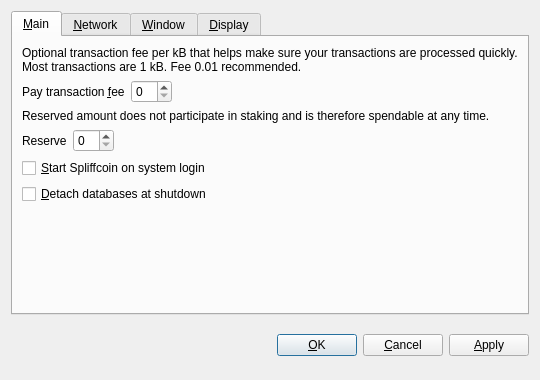
<?xml version="1.0" encoding="UTF-8"?>
<ui version="4.0">
 <class>OptionsDialog</class>
 <widget class="QDialog" name="OptionsDialog">
  <property name="geometry">
   <rect>
    <x>0</x>
    <y>0</y>
    <width>540</width>
    <height>380</height>
   </rect>
  </property>
  <property name="windowTitle">
   <string>Options</string>
  </property>
  <property name="modal">
   <bool>true</bool>
  </property>
  <layout class="QVBoxLayout" name="verticalLayout">
   <item>
    <widget class="QTabWidget" name="tabWidget">
     <property name="tabPosition">
      <enum>QTabWidget::North</enum>
     </property>
     <property name="currentIndex">
      <number>0</number>
     </property>
     <widget class="QWidget" name="tabMain">
      <attribute name="title">
       <string>&amp;Main</string>
      </attribute>
      <layout class="QVBoxLayout" name="verticalLayout_Main">
       <item>
        <widget class="QLabel" name="transactionFeeInfoLabel">
         <property name="text">
          <string>Optional transaction fee per kB that helps make sure your transactions are processed quickly. Most transactions are 1 kB. Fee 0.01 recommended.</string>
         </property>
         <property name="textFormat">
          <enum>Qt::PlainText</enum>
         </property>
         <property name="wordWrap">
          <bool>true</bool>
         </property>
        </widget>
       </item>
       <item>
        <layout class="QHBoxLayout" name="horizontalLayoutFee">
         <item>
          <widget class="QLabel" name="transactionFeeLabel">
           <property name="text">
            <string>Pay transaction &amp;fee</string>
           </property>
           <property name="textFormat">
            <enum>Qt::PlainText</enum>
           </property>
           <property name="buddy">
            <cstring>transactionFee</cstring>
           </property>
          </widget>
         </item>
         <item>
          <widget class="BitcoinAmountField" name="transactionFee"/>
         </item>
         <item>
          <spacer name="horizontalSpacerFee">
           <property name="orientation">
            <enum>Qt::Horizontal</enum>
           </property>
           <property name="sizeHint" stdset="0">
            <size>
             <width>40</width>
             <height>20</height>
            </size>
           </property>
          </spacer>
         </item>
        </layout>
       </item>
       <item>
        <widget class="QLabel" name="reserveBalanceInfoLabel">
         <property name="text">
          <string>Reserved amount does not participate in staking and is therefore spendable at any time.</string>
         </property>
         <property name="textFormat">
          <enum>Qt::PlainText</enum>
         </property>
         <property name="wordWrap">
          <bool>true</bool>
         </property>
        </widget>
       </item>
       <item>
        <layout class="QHBoxLayout" name="horizontalLayoutReserveBalance">
         <item>
          <widget class="QLabel" name="reserveBalanceLabel">
           <property name="text">
            <string>Reserve</string>
           </property>
           <property name="textFormat">
            <enum>Qt::PlainText</enum>
           </property>
           <property name="buddy">
            <cstring>reserveBalance</cstring>
           </property>
          </widget>
         </item>
         <item>
          <widget class="BitcoinAmountField" name="reserveBalance"/>
         </item>
         <item>
          <spacer name="horizontalSpacerReserveBalance">
           <property name="orientation">
            <enum>Qt::Horizontal</enum>
           </property>
           <property name="sizeHint" stdset="0">
            <size>
             <width>40</width>
             <height>20</height>
            </size>
           </property>
          </spacer>
         </item>
        </layout>
       </item>
       <item>
        <widget class="QCheckBox" name="bitcoinAtStartup">
         <property name="toolTip">
          <string>Automatically start Spliffcoin after logging in to the system.</string>
         </property>
         <property name="text">
          <string>&amp;Start Spliffcoin on system login</string>
         </property>
        </widget>
       </item>
       <item>
        <widget class="QCheckBox" name="detachDatabases">
         <property name="toolTip">
          <string>Detach block and address databases at shutdown. This means they can be moved to another data directory, but it slows down shutdown. The wallet is always detached.</string>
         </property>
         <property name="text">
          <string>&amp;Detach databases at shutdown</string>
         </property>
        </widget>
       </item>
       <item>
        <spacer name="verticalSpacer_Main">
         <property name="orientation">
          <enum>Qt::Vertical</enum>
         </property>
         <property name="sizeHint" stdset="0">
          <size>
           <width>20</width>
           <height>40</height>
          </size>
         </property>
        </spacer>
       </item>
      </layout>
     </widget>
     <widget class="QWidget" name="tabNetwork">
      <attribute name="title">
       <string>&amp;Network</string>
      </attribute>
      <layout class="QVBoxLayout" name="verticalLayout_Network">
       <item>
        <widget class="QCheckBox" name="mapPortUpnp">
         <property name="toolTip">
          <string>Automatically open the Spliffcoin client port on the router. This only works when your router supports UPnP and it is enabled.</string>
         </property>
         <property name="text">
          <string>Map port using &amp;UPnP</string>
         </property>
        </widget>
       </item>
       <item>
        <widget class="QCheckBox" name="connectSocks">
         <property name="toolTip">
          <string>Connect to the Spliffcoin network through a SOCKS proxy (e.g. when connecting through Tor).</string>
         </property>
         <property name="text">
          <string>&amp;Connect through SOCKS proxy:</string>
         </property>
        </widget>
       </item>
       <item>
        <layout class="QHBoxLayout" name="horizontalLayout_Network">
         <item>
          <widget class="QLabel" name="proxyIpLabel">
           <property name="text">
            <string>Proxy &amp;IP:</string>
           </property>
           <property name="textFormat">
            <enum>Qt::PlainText</enum>
           </property>
           <property name="buddy">
            <cstring>proxyIp</cstring>
           </property>
          </widget>
         </item>
         <item>
          <widget class="QValidatedLineEdit" name="proxyIp">
           <property name="maximumSize">
            <size>
             <width>140</width>
             <height>16777215</height>
            </size>
           </property>
           <property name="toolTip">
            <string>IP address of the proxy (e.g. 127.0.0.1)</string>
           </property>
          </widget>
         </item>
         <item>
          <widget class="QLabel" name="proxyPortLabel">
           <property name="text">
            <string>&amp;Port:</string>
           </property>
           <property name="textFormat">
            <enum>Qt::PlainText</enum>
           </property>
           <property name="buddy">
            <cstring>proxyPort</cstring>
           </property>
          </widget>
         </item>
         <item>
          <widget class="QLineEdit" name="proxyPort">
           <property name="maximumSize">
            <size>
             <width>55</width>
             <height>16777215</height>
            </size>
           </property>
           <property name="toolTip">
            <string>Port of the proxy (e.g. 9050)</string>
           </property>
          </widget>
         </item>
         <item>
          <widget class="QLabel" name="socksVersionLabel">
           <property name="text">
            <string>SOCKS &amp;Version:</string>
           </property>
           <property name="textFormat">
            <enum>Qt::PlainText</enum>
           </property>
           <property name="buddy">
            <cstring>socksVersion</cstring>
           </property>
          </widget>
         </item>
         <item>
          <widget class="QValueComboBox" name="socksVersion">
           <property name="toolTip">
            <string>SOCKS version of the proxy (e.g. 5)</string>
           </property>
          </widget>
         </item>
         <item>
          <spacer name="horizontalSpacer_Network">
           <property name="orientation">
            <enum>Qt::Horizontal</enum>
           </property>
           <property name="sizeHint" stdset="0">
            <size>
             <width>40</width>
             <height>20</height>
            </size>
           </property>
          </spacer>
         </item>
        </layout>
       </item>
       <item>
        <spacer name="verticalSpacer_Network">
         <property name="orientation">
          <enum>Qt::Vertical</enum>
         </property>
         <property name="sizeHint" stdset="0">
          <size>
           <width>20</width>
           <height>40</height>
          </size>
         </property>
        </spacer>
       </item>
      </layout>
     </widget>
     <widget class="QWidget" name="tabWindow">
      <attribute name="title">
       <string>&amp;Window</string>
      </attribute>
      <layout class="QVBoxLayout" name="verticalLayout_Window">
       <item>
        <widget class="QCheckBox" name="minimizeToTray">
         <property name="toolTip">
          <string>Show only a tray icon after minimizing the window.</string>
         </property>
         <property name="text">
          <string>&amp;Minimize to the tray instead of the taskbar</string>
         </property>
        </widget>
       </item>
       <item>
        <widget class="QCheckBox" name="minimizeOnClose">
         <property name="toolTip">
          <string>Minimize instead of exit the application when the window is closed. When this option is enabled, the application will be closed only after selecting Quit in the menu.</string>
         </property>
         <property name="text">
          <string>M&amp;inimize on close</string>
         </property>
        </widget>
       </item>
       <item>
        <spacer name="verticalSpacer_Window">
         <property name="orientation">
          <enum>Qt::Vertical</enum>
         </property>
         <property name="sizeHint" stdset="0">
          <size>
           <width>20</width>
           <height>40</height>
          </size>
         </property>
        </spacer>
       </item>
      </layout>
     </widget>
     <widget class="QWidget" name="tabDisplay">
      <attribute name="title">
       <string>&amp;Display</string>
      </attribute>
      <layout class="QVBoxLayout" name="verticalLayout_Display">
       <item>
        <layout class="QHBoxLayout" name="horizontalLayout_1_Display">
         <item>
          <widget class="QLabel" name="langLabel">
           <property name="text">
            <string>User Interface &amp;language:</string>
           </property>
           <property name="textFormat">
            <enum>Qt::PlainText</enum>
           </property>
           <property name="buddy">
            <cstring>lang</cstring>
           </property>
          </widget>
         </item>
         <item>
          <widget class="QValueComboBox" name="lang">
           <property name="toolTip">
            <string>The user interface language can be set here. This setting will take effect after restarting Spliffcoin.</string>
           </property>
          </widget>
         </item>
        </layout>
       </item>
       <item>
        <layout class="QHBoxLayout" name="horizontalLayout_2_Display">
         <item>
          <widget class="QLabel" name="unitLabel">
           <property name="text">
            <string>&amp;Unit to show amounts in:</string>
           </property>
           <property name="textFormat">
            <enum>Qt::PlainText</enum>
           </property>
           <property name="buddy">
            <cstring>unit</cstring>
           </property>
          </widget>
         </item>
         <item>
          <widget class="QValueComboBox" name="unit">
           <property name="toolTip">
            <string>Choose the default subdivision unit to show in the interface and when sending coins.</string>
           </property>
          </widget>
         </item>
        </layout>
       </item>
        <item>
        <widget class="QCheckBox" name="useSpliffcoinTheme">
         <property name="text">
          <string>Use Spliffcoin visual theme (requires restart)</string>
         </property>
        </widget>
       </item>
       <item>
        <widget class="QCheckBox" name="displayAddresses">
         <property name="toolTip">
          <string>Whether to show Spliffcoin addresses in the transaction list or not.</string>
         </property>
         <property name="text">
          <string>&amp;Display addresses in transaction list</string>
         </property>
        </widget>
       </item>
       <item>
        <widget class="QCheckBox" name="coinControlFeatures">
         <property name="toolTip">
          <string>Whether to show coin control features or not.</string>
         </property>
         <property name="text">
          <string>Display coin &amp;control features (experts only!)</string>
         </property>
        </widget>
       </item>
       <item>
        <spacer name="verticalSpacer_Display">
         <property name="orientation">
          <enum>Qt::Vertical</enum>
         </property>
         <property name="sizeHint" stdset="0">
          <size>
           <width>20</width>
           <height>40</height>
          </size>
         </property>
        </spacer>
       </item>
      </layout>
     </widget>
    </widget>
   </item>
   <item>
    <layout class="QHBoxLayout" name="horizontalLayout_Buttons">
     <item>
      <spacer name="horizontalSpacer_1">
       <property name="orientation">
        <enum>Qt::Horizontal</enum>
       </property>
       <property name="sizeHint" stdset="0">
        <size>
         <width>40</width>
         <height>48</height>
        </size>
       </property>
      </spacer>
     </item>
     <item>
      <widget class="QLabel" name="statusLabel">
       <property name="font">
        <font>
         <weight>75</weight>
         <bold>true</bold>
        </font>
       </property>
       <property name="text">
        <string/>
       </property>
       <property name="textFormat">
        <enum>Qt::PlainText</enum>
       </property>
       <property name="wordWrap">
        <bool>true</bool>
       </property>
      </widget>
     </item>
     <item>
      <spacer name="horizontalSpacer_2">
       <property name="orientation">
        <enum>Qt::Horizontal</enum>
       </property>
       <property name="sizeHint" stdset="0">
        <size>
         <width>40</width>
         <height>48</height>
        </size>
       </property>
      </spacer>
     </item>
     <item>
      <widget class="QPushButton" name="okButton">
       <property name="text">
        <string>&amp;OK</string>
       </property>
      </widget>
     </item>
     <item>
      <widget class="QPushButton" name="cancelButton">
       <property name="text">
        <string>&amp;Cancel</string>
       </property>
       <property name="autoDefault">
        <bool>false</bool>
       </property>
      </widget>
     </item>
     <item>
      <widget class="QPushButton" name="applyButton">
       <property name="text">
        <string>&amp;Apply</string>
       </property>
       <property name="autoDefault">
        <bool>false</bool>
       </property>
      </widget>
     </item>
    </layout>
   </item>
  </layout>
 </widget>
 <customwidgets>
  <customwidget>
   <class>BitcoinAmountField</class>
   <extends>QSpinBox</extends>
   <header>bitcoinamountfield.h</header>
  </customwidget>
  <customwidget>
   <class>QValueComboBox</class>
   <extends>QComboBox</extends>
   <header>qvaluecombobox.h</header>
  </customwidget>
  <customwidget>
   <class>QValidatedLineEdit</class>
   <extends>QLineEdit</extends>
   <header>qvalidatedlineedit.h</header>
  </customwidget>
 </customwidgets>
 <resources/>
 <connections/>
</ui>
